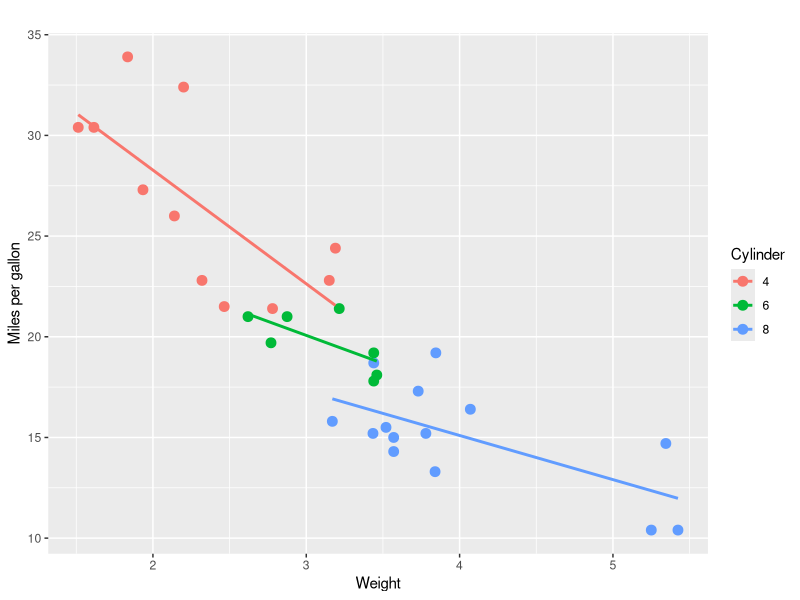
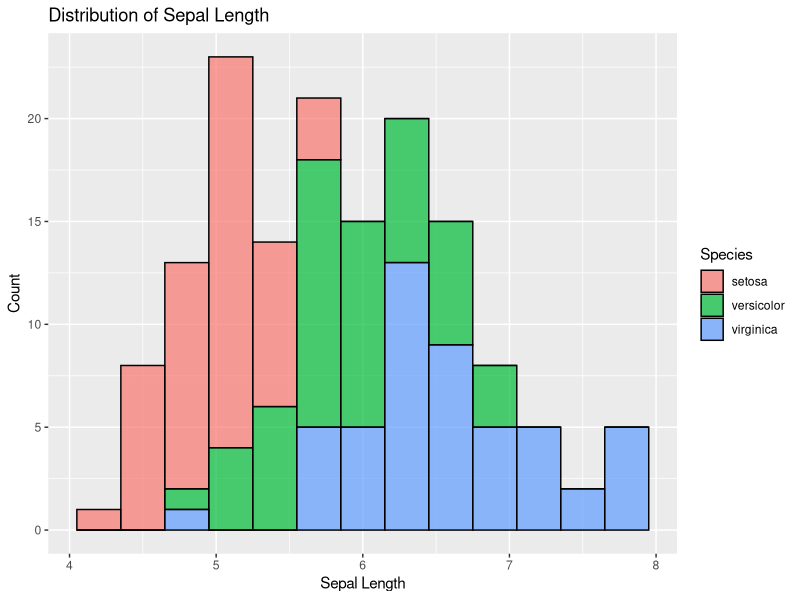
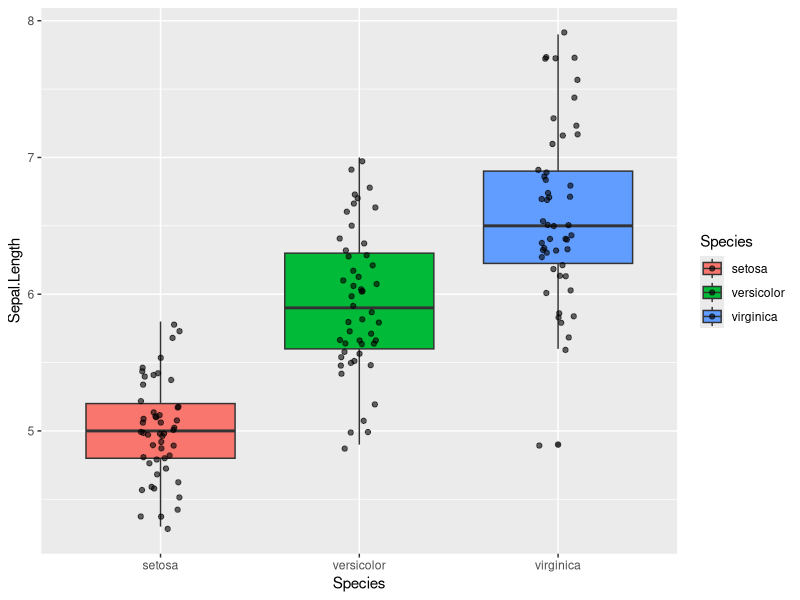

Reproduce these figures in R, in order.
library(ggplot2)
head(mtcars)
head(iris)

ggplot(mtcars, aes(x = wt, y = mpg, color = factor(cyl))) + 
  geom_point(size=3)+
  geom_smooth(method="lm", se =FALSE)+
  labs(title="",
       x="Weight",
       y="Miles per gallon",
       color = "Cylinder")

ggplot(iris, aes(x = Sepal.Length, fill = Species)) +
  geom_histogram(binwidth=0.3, color="black", alpha=0.7) +
  labs(title="Distribution of Sepal Length",
       x="Sepal Length", y="Count")

ggplot(iris, aes(x = Species, y = Sepal.Length, fill = Species)) +
  geom_boxplot() +
  geom_jitter (width=0.1, alpha = 0.6, color = "black")
  labs(title="Sepal Length by Species",
       x="Species", y="Sepal Length") +
  theme_classic()


